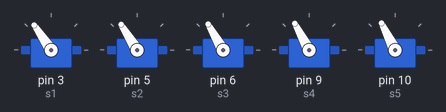
A sketch run on a simulated Arduino Uno, built with avr-gcc and run on an emulated ATmega328P. Shown: 5 × servo. What the sketch prints to the serial monitor is not drawn. At 0.3 s the program stops and its outputs stay as they are.

Above: at 0.3 s.
Timing chart, 0 to 1.8 s (numbered marks = the images above):
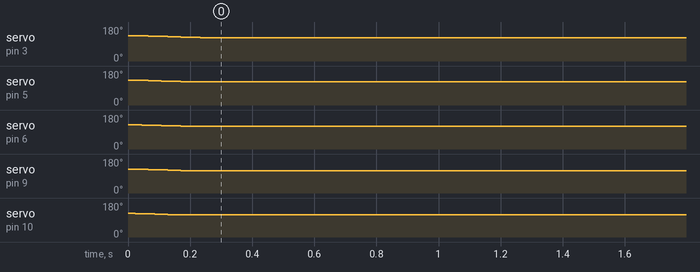

Measured:
- by itself, servo on pin 3 (s1): moves from 135° to 124° over 0.21 s
- by itself, servo on pin 5 (s2): moves from 132° to 122° over 0.19 s
- by itself, servo on pin 6 (s3): moves from 129° to 120° over 0.17 s
- by itself, servo on pin 9 (s4): moves from 127° to 118° over 0.17 s
- by itself, servo on pin 10 (s5): 125° → 117° at 0.02 s

The sketch:

arduinoservos.ino
```cpp
//1- first working
// #include <Servo.h>

// Servo myServo;  // Create servo object

// void setup() {
//   myServo.attach(3);  // Attach the servo signal pin to digital pin 3
//   myServo.write(30);  // Move servo to 30 degrees
// }

// void loop() {
//   // Nothing here — servo stays at 30 degrees
// }

// 2 - second working code better #include <Servo.h>

// Servo myServo;  // Create a servo object
// int angle;      // Variable to store the input angle

// void setup() {
//   Serial.begin(9600);     // Start serial communication
//   myServo.attach(3);      // Attach servo signal to pin 3
//   Serial.println("Enter angle (0–180):");
// }

// void loop() {
//   // Check if data is available from Serial Monitor
//   if (Serial.available() > 0) {
//     angle = Serial.parseInt();  // Read integer input
//     if (angle >= 0 && angle <= 180) {
//       myServo.write(angle);     // Move servo to input angle
//       Serial.print("Servo moved to: ");
//       Serial.print(angle);
//       Serial.println(" degrees");
//     } else {
//       Serial.println("Invalid angle! Enter a value between 0 and 180.");
//     }
//     delay(500);
//     Serial.println("Enter next angle (0–180):");
//   }
// }


//3-Best working code 1 motor

// #include <Servo.h>

// Servo myServo;
// int angle = 0;

// void setup() {
//   Serial.begin(9600);
//   myServo.attach(9);
//   Serial.println("Enter angle (0–180):");
// }

// void loop() {
//   if (Serial.available() > 0) {
//     int input = Serial.parseInt();
//     if (Serial.read() == '\n' || Serial.read() == '\r') { } // clear newline
//     if (input >= 0 && input <= 180) {
//       angle = input;
//       myServo.write(angle);
//       Serial.print("Moved to: ");
//       Serial.println(angle);
//     } else {
//       Serial.println("Invalid angle (0–180)");
//     }
//   }
// }


// #include <Servo.h>

// Servo myServo;
// int angle = 0;

// void setup() {
//   Serial.begin(9600);
//   myServo.attach(3);
//   Serial.println("Enter angle (-180 to 180):");
// }

// void loop() {
//   if (Serial.available() > 0) {

//     int input = Serial.parseInt();   // read signed integer

//     // Clear any newline characters
//     while (Serial.peek() == '\n' || Serial.peek() == '\r') {
//       Serial.read();
//     }

//     // Check range
//     if (input >= -180 && input <= 180) {

//       // Map -180..180 to 0..180
//       int servoAngle = map(input, -180, 180, 0, 180);

//       myServo.write(servoAngle);

//       Serial.print("Input: ");
//       Serial.print(input);
//       Serial.print("  → Servo angle: ");
//       Serial.println(servoAngle);

//     } else {
//       Serial.println("Invalid angle (-180 to 180)");
//     }
//   }
// }


//4-Best working code 2 motor
// #include <Servo.h>

// Servo servo1;  // First servo
// Servo servo2;  // Second servo

// int servoNum = 0;
// int angle = 0;

// void setup() {
//   Serial.begin(9600);
//   servo1.attach(3);  // Servo 1 control pin
//   servo2.attach(5);  // Servo 2 control pin
//   Serial.println("Enter: <servo_number> <angle>");
//   Serial.println("Example: '1 90' or '2 45'");
// }

// void loop() {
//   if (Serial.available() > 0) {
//     servoNum = Serial.parseInt();  // First number = servo number
//     angle = Serial.parseInt();     // Second number = angle
//     if (Serial.read() == '\n' || Serial.read() == '\r') { } // clear newline

//     if ((servoNum == 1 || servoNum == 2) && (angle >= 0 && angle <= 180)) {
//       if (servoNum == 1) {
//         servo1.write(angle);
//       } else {
//         servo2.write(angle);
//       }
//       Serial.print("Servo ");
//       Serial.print(servoNum);
//       Serial.print(" moved to ");
//       Serial.print(angle);
//       Serial.println("°");
//     } else {
//       Serial.println("Invalid input! Use: <1|2> <0–180>");
//     }
//   }
// }


// 5 -best working code for 3 servo motors
// #include <Servo.h>

// Servo s1;
// Servo s2;
// Servo s3;

// String inputString = "";

// void setup() {
//   Serial.begin(9600);

//   s1.attach(3);
//   s2.attach(5);
//   s3.attach(6);

//   Serial.println("Enter command as: servo:angle");
//   Serial.println("Example: 1:120");
// }

// void loop() {
//   while (Serial.available()) {
//     char c = Serial.read();

//     if (c == '\n' || c == '\r') {
//       if (inputString.length() > 0) {
//         processCommand(inputString);
//         inputString = "";
//       }
//     } else {
//       inputString += c;
//     }
//   }
// }

// void processCommand(String cmd) {
//   int colonPos = cmd.indexOf(':');
//   if (colonPos == -1) {
//     Serial.println("Invalid format. Use servo:angle");
//     return;
//   }

//   int servoNum = cmd.substring(0, colonPos).toInt();
//   int angle = cmd.substring(colonPos + 1).toInt();

//   angle = constrain(angle, 0, 180);

//   switch (servoNum) {
//     case 1:
//       s1.write(angle);
//       Serial.print("Servo 1 → ");
//       Serial.println(angle);
//       break;

//     case 2:
//       s2.write(angle);
//       Serial.print("Servo 2 → ");
//       Serial.println(angle);
//       break;

//     case 3:
//       s3.write(angle);
//       Serial.print("Servo 3 → ");
//       Serial.println(angle);
//       break;

//     default:
//       Serial.println("Servo number must be 1, 2, or 3");
//   }
// }

//6-all motors move toghther
// #include <Servo.h>

// Servo s1;
// Servo s2;
// Servo s3;
// Servo s4;

// String inputString = "";

// void setup() {
//   Serial.begin(9600);

//   s1.attach(3);
//   s2.attach(5);
//   s3.attach(6);
//   s4.attach(9);   // <--- Added fourth servo

//   Serial.println("Enter command as: servo:angle");
//   Serial.println("Example: 1:120");
// }

// void loop() {
//   while (Serial.available()) {
//     char c = Serial.read();

//     if (c == '\n' || c == '\r') {
//       if (inputString.length() > 0) {
//         processCommand(inputString);
//         inputString = "";
//       }
//     } else {
//       inputString += c;
//     }
//   }
// }

// void processCommand(String cmd) {
//   int colonPos = cmd.indexOf(':');
//   if (colonPos == -1) {
//     Serial.println("Invalid format. Use servo:angle");
//     return;
//   }

//   int servoNum = cmd.substring(0, colonPos).toInt();
//   int angle = cmd.substring(colonPos + 1).toInt();

//   angle = constrain(angle, 0, 180);

//   switch (servoNum) {
//     case 1:
//       s1.write(angle);
//       Serial.print("Servo 1 → ");
//       Serial.println(angle);
//       break;

//     case 2:
//       s2.write(angle);
//       Serial.print("Servo 2 → ");
//       Serial.println(angle);
//       break;

//     case 3:
//       s3.write(angle);
//       Serial.print("Servo 3 → ");
//       Serial.println(angle);
//       break;

//     case 4:
//       s4.write(angle);
//       Serial.print("Servo 4 → ");
//       Serial.println(angle);
//       break;

//     default:
//       Serial.println("Servo number must be 1, 2, 3, or 4");
//   }
// }

// #include <Servo.h>

// Servo s1;
// Servo s2;
// Servo s3;
// Servo s4;

// String inputString = "";

// void setup() {
//   Serial.begin(9600);

//   s1.attach(3);
//   s2.attach(5);
//   s3.attach(6);
//   s4.attach(9);   // Attach fourth servo

//   Serial.println("Enter commands as: servo:angle,servo:angle,...");
//   Serial.println("Example: 1:120,2:90,3:45,4:180");
// }

// void loop() {
//   while (Serial.available()) {
//     char c = Serial.read();

//     if (c == '\n' || c == '\r') {
//       if (inputString.length() > 0) {
//         processCommands(inputString);  // Process commands in batch
//         inputString = "";  // Clear the string
//       }
//     } else {
//       inputString += c;  // Append characters to inputString
//     }
//   }
// }

// void processCommands(String cmds) {
//   // Split the input into individual servo commands
//   int startIndex = 0;
//   int commaPos = cmds.indexOf(',');

//   while (commaPos != -1) {
//     String cmd = cmds.substring(startIndex, commaPos);
//     processCommand(cmd);  // Process each individual command
//     startIndex = commaPos + 1;
//     commaPos = cmds.indexOf(',', startIndex);
//   }

//   // Process the last command (if any)
//   String lastCmd = cmds.substring(startIndex);
//   if (lastCmd.length() > 0) {
//     processCommand(lastCmd);
//   }
// }

// void processCommand(String cmd) {
//   int colonPos = cmd.indexOf(':');
//   if (colonPos == -1) {
//     Serial.println("Invalid format. Use servo:angle");
//     return;
//   }

//   int servoNum = cmd.substring(0, colonPos).toInt();
//   int angle = cmd.substring(colonPos + 1).toInt();

//   angle = constrain(angle, 0, 180);  // Ensure angle is within valid range

//   switch (servoNum) {
//     case 1:
//       s1.write(angle);
//       Serial.print("Servo 1 → ");
//       Serial.println(angle);
//       break;

//     case 2:
//       s2.write(angle);
//       Serial.print("Servo 2 → ");
//       Serial.println(angle);
//       break;

//     case 3:
//       s3.write(angle);
//       Serial.print("Servo 3 → ");
//       Serial.println(angle);
//       break;

//     case 4:
//       s4.write(angle);
//       Serial.print("Servo 4 → ");
//       Serial.println(angle);
//       break;

//     default:
//       Serial.println("Servo number must be 1, 2, 3, or 4");
//   }
// }

// #include <Servo.h>

// Servo s1;
// Servo s2;
// Servo s3;
// Servo s4;
// Servo s5;   // New servo

// String inputString = "";

// void setup() {
//   Serial.begin(9600);

//   s1.attach(3);
//   s2.attach(5);
//   s3.attach(6);
//   s4.attach(9);
//   s5.attach(10);   // Attach fifth servo (choose any free PWM pin)

//   Serial.println("Enter commands as: servo:angle,servo:angle,...");
//   Serial.println("Example: 1:120,2:90,3:45,4:180,5:30");
// }

// void loop() {
//   while (Serial.available()) {
//     char c = Serial.read();

//     if (c == '\n' || c == '\r') {
//       if (inputString.length() > 0) {
//         processCommands(inputString);
//         inputString = "";
//       }
//     } else {
//       inputString += c;
//     }
//   }
// }

// void processCommands(String cmds) {
//   int startIndex = 0;
//   int commaPos = cmds.indexOf(',');

//   while (commaPos != -1) {
//     String cmd = cmds.substring(startIndex, commaPos);
//     processCommand(cmd);
//     startIndex = commaPos + 1;
//     commaPos = cmds.indexOf(',', startIndex);
//   }

//   String lastCmd = cmds.substring(startIndex);
//   if (lastCmd.length() > 0) {
//     processCommand(lastCmd);
//   }
// }

// void processCommand(String cmd) {
//   int colonPos = cmd.indexOf(':');
//   if (colonPos == -1) {
//     Serial.println("Invalid format. Use servo:angle");
//     return;
//   }

//   int servoNum = cmd.substring(0, colonPos).toInt();
//   int angle = cmd.substring(colonPos + 1).toInt();
//   angle = constrain(angle, 0, 180);

//   switch (servoNum) {
//     case 1:
//       s1.write(angle);
//       Serial.print("Servo 1 → ");
//       Serial.println(angle);
//       break;

//     case 2:
//       s2.write(angle);
//       Serial.print("Servo 2 → ");
//       Serial.println(angle);
//       break;

//     case 3:
//       s3.write(angle);
//       Serial.print("Servo 3 → ");
//       Serial.println(angle);
//       break;

//     case 4:
//       s4.write(angle);
//       Serial.print("Servo 4 → ");
//       Serial.println(angle);
//       break;

//     case 5:
//       s5.write(angle);
//       Serial.print("Servo 5 → ");
//       Serial.println(angle);
//       break;

//     default:
//       Serial.println("Servo number must be 1, 2, 3, 4, or 5");
//   }
// }

// #include <Servo.h>

// Servo s1;
// Servo s2;
// Servo s3;
// Servo s4;
// Servo s5;

// String inputString = "";

// void setup() {
//   Serial.begin(9600);

//   s1.attach(3);
//   s2.attach(5);
//   s3.attach(6);
//   s4.attach(9);
//   s5.attach(10);

//   Serial.println("Enter commands as: servo:angle,servo:angle,...");
//   Serial.println("Angle range = -90 to +90");
//   Serial.println("Example: 1:-45,2:60,3:0,4:90,5:-30");
// }

// void loop() {
//   while (Serial.available()) {
//     char c = Serial.read();

//     if (c == '\n' || c == '\r') {
//       if (inputString.length() > 0) {
//         processCommands(inputString);
//         inputString = "";
//       }
//     } else {
//       inputString += c;
//     }
//   }
// }

// void processCommands(String cmds) {
//   int startIndex = 0;
//   int commaPos = cmds.indexOf(',');

//   while (commaPos != -1) {
//     String cmd = cmds.substring(startIndex, commaPos);
//     processCommand(cmd);
//     startIndex = commaPos + 1;
//     commaPos = cmds.indexOf(',', startIndex);
//   }

//   String lastCmd = cmds.substring(startIndex);
//   if (lastCmd.length() > 0) {
//     processCommand(lastCmd);
//   }
// }

// void processCommand(String cmd) {
//   int colonPos = cmd.indexOf(':');
//   if (colonPos == -1) {
//     Serial.println("Invalid format. Use servo:angle");
//     return;
//   }

//   int servoNum = cmd.substring(0, colonPos).toInt();
//   int userAngle = cmd.substring(colonPos + 1).toInt();

//   // Limit input angle to -90..90
//   userAngle = constrain(userAngle, -90, 90);

//   // Convert -90..+90 → 0..180 for servo
//   int servoAngle = map(userAngle, -90, 90, 0, 180);
//   Serial.println(servoAngle);

//   switch (servoNum) {
//     case 1:
//       s1.write(servoAngle);
//       Serial.print("Servo 1 → ");
//       Serial.println(userAngle);
//       break;

//     case 2:
//       s2.write(servoAngle);
//       Serial.print("Servo 2 → ");
//       Serial.println(userAngle);
//       break;

//     case 3:
//       s3.write(servoAngle);
//       Serial.print("Servo 3 → ");
//       Serial.println(userAngle);
//       break;

//     case 4:
//       s4.write(servoAngle);
//       Serial.print("Servo 4 → ");
//       Serial.println(userAngle);
//       break;

//     case 5:
//       s5.write(servoAngle);
//       Serial.print("Servo 5 → ");
//       Serial.println(userAngle);
//       break;

//     default:
//       Serial.println("Servo number must be 1–5");
//   }
// }

// #include <Servo.h>

// // =================== SERVO OBJECTS ===================
// Servo s1;  // MG996R
// Servo s2;  // MG996R
// Servo s3;  // MG996R
// Servo s4;  // SG90
// Servo s5;  // SG90

// // =================== TRAJECTORY TABLE ===================
// // Each row = one time step
// // Each column = angles for motors 1..5
// // ADD YOUR FULL TRAJECTORY HERE:

// float traj[][5] = {
//   {45.000076, 42.273839, 39.805707, 37.568715, 35.537790},
//   {33.690170, 32.005477, 30.465631, 29.054683, 27.758613},

//   // <<< ADD MORE ROWS HERE >>>
// };

// int trajLength = sizeof(traj) / sizeof(traj[0]);

// // Playback speed (milliseconds between samples)
// const int dt = 50;   // 50ms = 20 Hz

// // ========================================================

// void setup() {
//   Serial.begin(9600);

//   // Attach ALL servos
//   s1.attach(3);
//   s2.attach(5);
//   s3.attach(6);
//   s4.attach(9);
//   s5.attach(10);

//   Serial.println("Trajectory playback started...");
// }

// void loop() {

//   // === Play trajectory once ===
//   for (int i = 0; i < trajLength; i++) {

//     float a1 = traj[i][0];
//     float a2 = traj[i][1];
//     float a3 = traj[i][2];
//     float a4 = traj[i][3];
//     float a5 = traj[i][4];

//     // Clamp user angles safely (-90..90)
//     a1 = constrain(a1, -90, 90);
//     a2 = constrain(a2, -90, 90);
//     a3 = constrain(a3, -90, 90);
//     a4 = constrain(a4, -90, 90);
//     a5 = constrain(a5, -90, 90);

//     // MAP angles:
//     // MG996R = full safe range 0..180
//     int s1angle = map(a1, -90, 90, 0, 180);
//     int s2angle = map(a2, -90, 90, 0, 180);
//     int s3angle = map(a3, -90, 90, 0, 180);

//     // SG90 safe range = 10..170 only
//     int s4angle = constrain(map(a4, -90, 90, 0, 180), 10, 170);
//     int s5angle = constrain(map(a5, -90, 90, 0, 180), 10, 170);

//     // WRITE SERVOS
//     s1.write(s1angle);
//     s2.write(s2angle);
//     s3.write(s3angle);
//     s4.write(s4angle);
//     s5.write(s5angle);

//     // Debug output
//     Serial.print("Step "); Serial.print(i);
//     Serial.print(": ");
//     Serial.print(a1); Serial.print("  ");
//     Serial.print(a2); Serial.print("  ");
//     Serial.print(a3); Serial.print("  ");
//     Serial.print(a4); Serial.print("  ");
//     Serial.print(a5); Serial.println();

//     delay(dt);
//   }

//   // Stop program after finishing trajectory
//   Serial.println("Trajectory complete.");
//   while (1);
// }
#include <Servo.h>

// =================== SERVO OBJECTS ===================
Servo s1;
Servo s2;
Servo s3;
Servo s4;
Servo s5;

// =================== TRAJECTORY TABLE ===================
float traj[][5] = {
  {45.000076, 42.273839, 39.805707, 37.568715, 35.537790},
  {33.690170, 32.005477, 30.465631, 29.054683, 27.758613},
  // Add more rows...
};

int trajLength = sizeof(traj) / sizeof(traj[0]);

// Smooth movement settings
const float stepSize = 1.0;      // degrees per step
const int stepDelay = 20;        // ms delay between micro-steps

// Store current servo positions
float currA[5] = {0, 0, 0, 0, 0};

void setup() {
  Serial.begin(9600);

  s1.attach(3);
  s2.attach(5);
  s3.attach(6);
  s4.attach(9);
  s5.attach(10);

  // Initialize starting angles to first row
  for (int i = 0; i < 5; i++) currA[i] = traj[0][i];

  Serial.println("Smooth trajectory playback...");
}

void smoothMove(float target[5]) {

  bool done = false;

  while (!done) {
    done = true;

    for (int m = 0; m < 5; m++) {
      float diff = target[m] - currA[m];

      if (abs(diff) > 0.5) {
        done = false;

        // move slowly toward target
        currA[m] += (diff > 0 ? stepSize : -stepSize);

        // clamp to safe range
        currA[m] = constrain(currA[m], -90, 90);
      }
    }

    // Map to servo angles
    int a1 = map(currA[0], -90, 90, 0, 180);
    int a2 = map(currA[1], -90, 90, 0, 180);
    int a3 = map(currA[2], -90, 90, 0, 180);
    int a4 = constrain(map(currA[3], -90, 90, 0, 180), 10, 170);
    int a5 = constrain(map(currA[4], -90, 90, 0, 180), 10, 170);

    // write servo positions
    s1.write(a1);
    s2.write(a2);
    s3.write(a3);
    s4.write(a4);
    s5.write(a5);

    delay(stepDelay);
  }
}

void loop() {
  for (int i = 0; i < trajLength; i++) {
    smoothMove(traj[i]);
  }

  Serial.println("Trajectory finished.");
  while (1);
}
```
